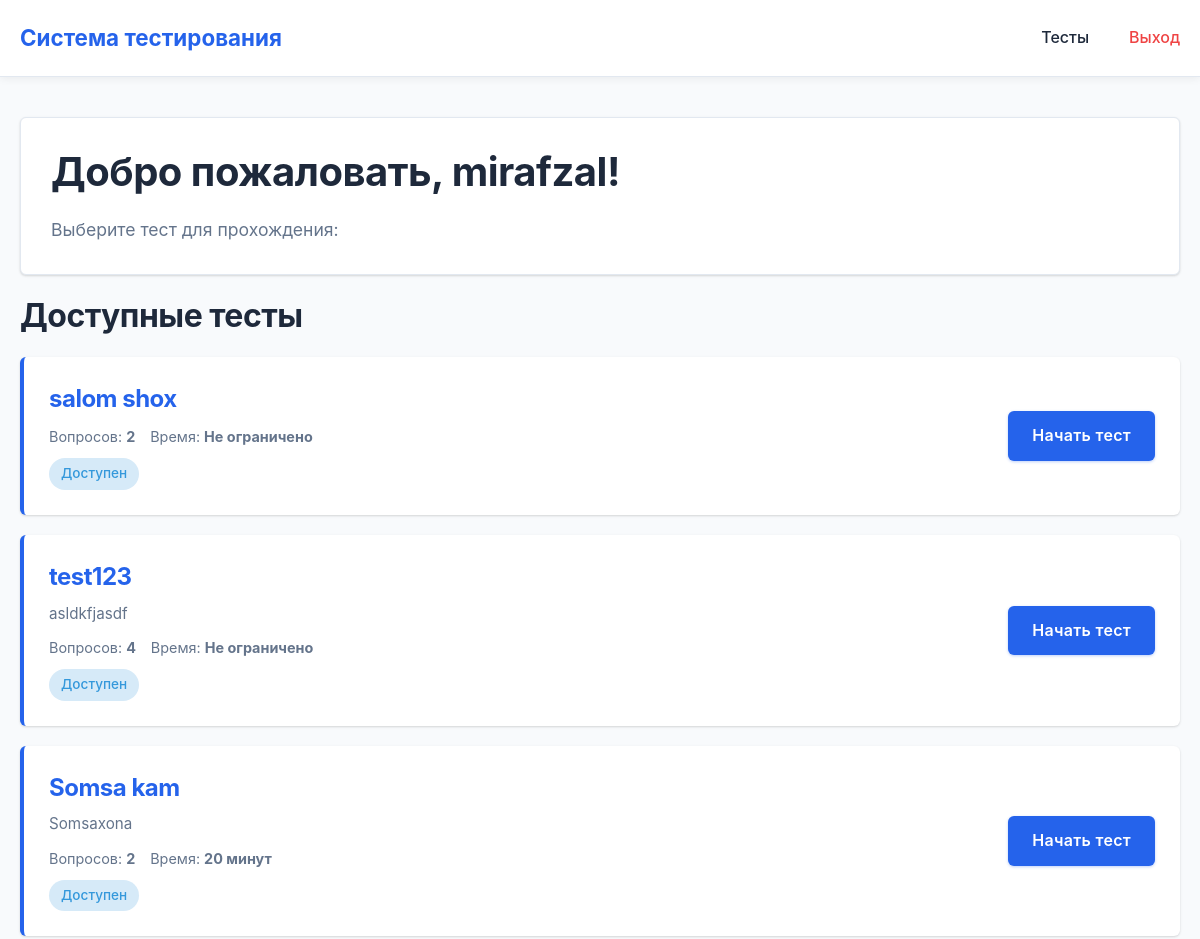
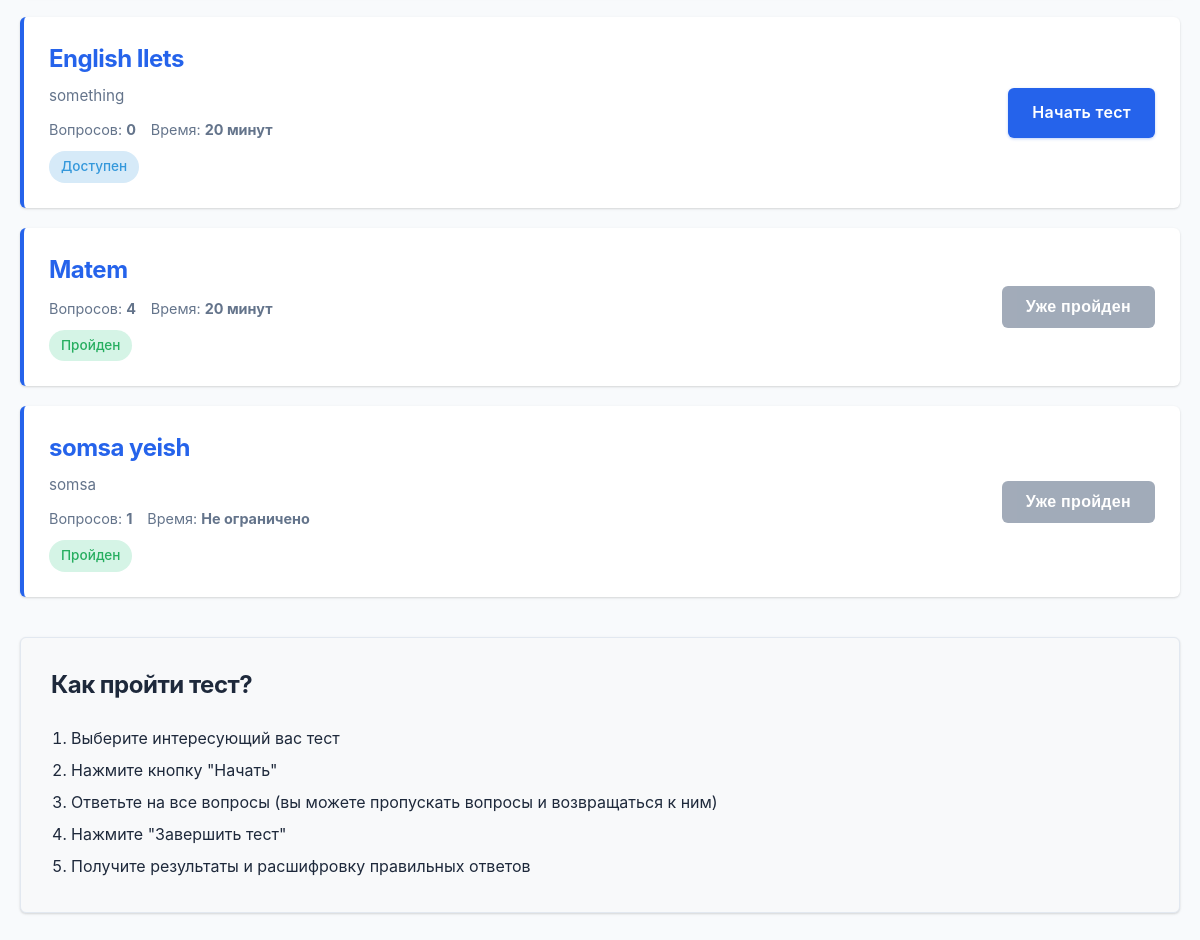
Page /tests/ (signed in) on the earlier database version (2 pictures, top to bottom).
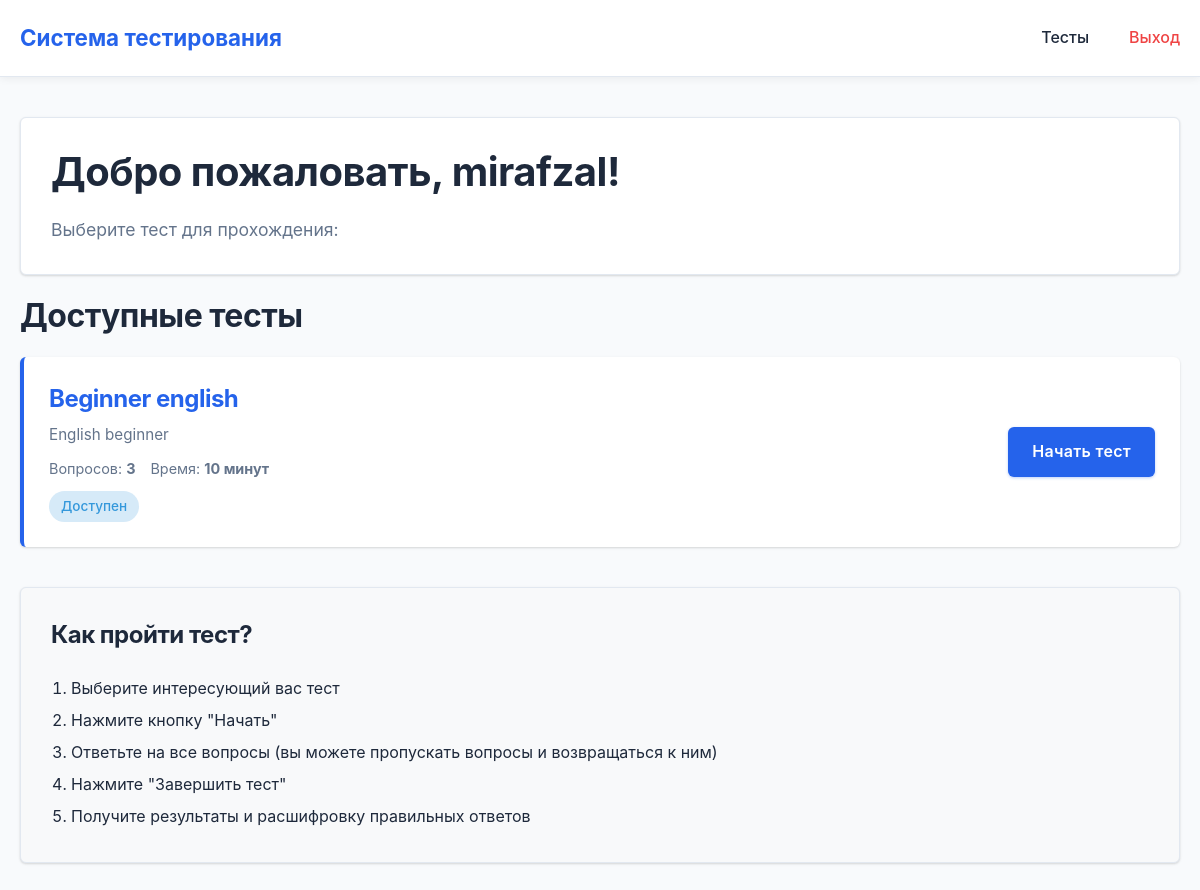
Same page on the later database version.
### test_pr/models.py (models this page shows, shortened)
class Participant(models.Model):
    first_name = models.CharField(max_length=100, verbose_name='Имя')
    last_name = models.CharField(max_length=100, verbose_name='Фамилия')
    created_at = models.DateTimeField(auto_now_add=True, verbose_name='Создан')
    class Meta:
        verbose_name = 'Участник'
        verbose_name_plural = 'Участники'
        ordering = ['-created_at']

class Test(models.Model):
    STATUS_CHOICES = [
        ('active', 'Активен'),
        ('inactive', 'Неактивен'),
    ]
    ANSWER_DISPLAY_CHOICES = [
        ('after_each', 'После каждого вопроса'),
        ('at_end', 'В конце теста'),
        ('never', 'Не показывать'),
    ]
    title = models.CharField(
        max_length=255,
        verbose_name='Название теста',
        help_text='Введите понятное название теста (например, "История России 10 класс")'
    )
    description = models.TextField(
        blank=True,
        null=True,
        verbose_name='Описание',
        help_text='Краткое описание теста для участников'
    )
    status = models.CharField(
        max_length=10,
        choices=STATUS_CHOICES,
        default='active',
        verbose_name='Статус',
        help_text='Активен - тест доступен участникам, Неактивен - скрыт'
    )
    show_answers = models.CharField(
        max_length=20,
        choices=ANSWER_DISPLAY_CHOICES,
        default='after_each',
        verbose_name='Показывать правильные ответы'
    )
    show_result = models.BooleanField(
        default=True,
        verbose_name='Показывать результат в конце'
    )
    timer_minutes = models.IntegerField(
        null=True,
        blank=True,
        validators=[MinValueValidator(1)],
        verbose_name='Таймер (в минутах)',
        help_text='Оставьте пусто для отсутствия ограничения по времени'
    )
    created_at = models.DateTimeField(auto_now_add=True, verbose_name='Создан')
    updated_at = models.DateTimeField(auto_now=True, verbose_name='Обновлён')
    class Meta:
        verbose_name = 'Тест'
        verbose_name_plural = 'Тесты'
        ordering = ['-created_at']

### test_pr/views.py (the view)
# urls.py: path('tests/', views.test_list, name='test_list'),
@require_http_methods(["GET"])
def test_list(request):
    participant_id = request.session.get('participant_id')
    if not participant_id:
        return redirect('register')
    try:
        participant = Participant.objects.get(id=participant_id)
    except Participant.DoesNotExist:
        request.session.flush()
        return redirect('register')
    tests = Test.objects.filter(status='active')
    completed_tests = TestResult.objects.filter(
        participant=participant
    ).values_list('test_id', flat=True)
    context = {
        'participant': participant,
        'tests': tests,
        'completed_tests': completed_tests,
    }
    return render(request, 'test_pr/test_list.html', context)

### test_pr/templates/test_pr/test_list.html (shortened to what this page needs)
{% extends 'test_pr/base.html' %}
{% block content %}
<div style="margin-bottom: 40px;">
    <div class="card">
        <h1>Добро пожаловать, {{ participant.first_name }}!</h1>
        <p style="color: var(--dark-gray); font-size: 1.1rem;">
            Выберите тест для прохождения:
        </p>
    </div>
    {% if not tests %}
    <div class="card">
        <div style="text-align: center; padding: 40px 0;">
            <h2 style="color: var(--dark-gray);">Нет доступных тестов</h2>
            <p style="margin-top: 10px; color: var(--dark-gray);">
                В данный момент нет активных тестов. Пожалуйста, попробуйте позже.
            </p>
        </div>
    </div>
    {% else %}
    <div style="margin-bottom: 40px;">
        <h2 style="margin-bottom: 20px;">Доступные тесты</h2>
        <ul class="test-list">
            {% for test in tests %}
            <li class="test-item">
                <div class="test-item-info" style="flex: 1;">
                    <h3 style="margin-bottom: 8px;">{{ test.title }}</h3>
                    {% if test.description %}
                    <p class="test-item-desc">{{ test.description }}</p>
                    {% endif %}
                    <div style="margin-top: 10px; display: flex; gap: 15px; flex-wrap: wrap;">
                        <span style="color: var(--dark-gray); font-size: 0.9rem;">
                            Вопросов: <strong>{{ test.questions.count }}</strong>
                        </span>
                        {% if test.timer_minutes %}
                        <span style="color: var(--dark-gray); font-size: 0.9rem;">
                            Время: <strong>{{ test.timer_minutes }} минут</strong>
                        </span>
                        {% else %}
                        <span style="color: var(--dark-gray); font-size: 0.9rem;">
                            Время: <strong>Не ограничено</strong>
                        </span>
                        {% endif %}
                    </div>
                    {% if test.id in completed_tests %}
                    <span class="test-item-status completed">Пройден</span>
                    {% else %}
                    <span class="test-item-status available">Доступен</span>
                    {% endif %}
                </div>
                <div style="display: flex; gap: 10px; flex-wrap: wrap;">
                    {% if test.id in completed_tests %}
                    <button class="btn btn-secondary" disabled>
                        Уже пройден
                    </button>
                    {% else %}
                    <a href="{% url 'take_test' test.id %}" class="btn btn-primary">
                        Начать тест
                    </a>
                    {% endif %}
                </div>
            </li>
            {% endfor %}
        </ul>
    </div>
    {% endif %}
    <div class="card" style="background-color: #f8f9fa;">
        <h3>Как пройти тест?</h3>
        <ol style="margin-left: 20px; line-height: 2;">
            <li>Выберите интересующий вас тест</li>
            <li>Нажмите кнопку "Начать"</li>
            <li>Ответьте на все вопросы (вы можете пропускать вопросы и возвращаться к ним)</li>
            <li>Нажмите "Завершить тест"</li>
            <li>Получите результаты и расшифровку правильных ответов</li>
        </ol>
    </div>
</div>
{% endblock %}

### test_pr/templates/test_pr/base.html (shortened to what this page needs)
{% load static %}
<!DOCTYPE html>
<html lang="ru">
<head>
    <link rel="stylesheet" href="{% static 'css/style.css' %}">
</head>
<body>
    {% block navbar %}
    <nav class="navbar">
        <div class="container">
            <div class="navbar-content">
                <a href="{% url 'register' %}" class="navbar-brand">Система тестирования</a>
                {% if request.session.participant_id %}
                <ul class="navbar-menu">
                    <li><a href="{% url 'test_list' %}">Тесты</a></li>
                    <li><a href="{% url 'logout' %}" style="color: var(--danger-color);">Выход</a></li>
                </ul>
                {% endif %}
            </div>
        </div>
    </nav>
    {% endblock %}
    <div class="container">
        {% block content %}{% endblock %}
    </div>
</body>
</html>

### static/css/style.css (style rules this page uses)
:root { --primary-color: #2563eb; --secondary-color: #1e293b; --success-color: #10b981; --danger-color: #ef4444; --warning-color: #f59e0b; --light-gray: #f1f5f9; --dark-gray: #64748b; --border-color: #e2e8f0; --border-radius: 6px; --shadow: 0 1px 3px rgba(0, 0, 0, 0.1), 0 1px 2px rgba(0, 0, 0, 0.06); --shadow-lg: 0 10px 15px -3px rgba(0, 0, 0, 0.1), 0 4px 6px -2px rgba(0, 0, 0, 0.05); --transition: all 0.2s ease; }
* { margin: 0; padding: 0; box-sizing: border-box; }
html { font-size: 16px; }
body { font-family: -apple-system, BlinkMacSystemFont, 'Segoe UI', Roboto, 'Helvetica Neue', Arial, sans-serif; background: #f8fafc; min-height: 100vh; color: var(--secondary-color); line-height: 1.6; }
.container { max-width: 1200px; margin: 0 auto; padding: 0 20px; }
.card { background: white; border-radius: var(--border-radius); border: 1px solid var(--border-color); box-shadow: var(--shadow); padding: 30px; margin-bottom: 20px; transition: var(--transition); }
h1, h2, h3, h4, h5, h6 { color: var(--secondary-color); margin-bottom: 20px; font-weight: 700; letter-spacing: -0.5px; }
h1 { font-size: 2.5rem; line-height: 1.2; }
h2 { font-size: 2rem; line-height: 1.3; }
h3 { font-size: 1.5rem; line-height: 1.4; }
.btn { padding: 12px 24px; border: none; border-radius: var(--border-radius); font-size: 1rem; font-weight: 600; cursor: pointer; transition: var(--transition); display: inline-block; text-align: center; text-decoration: none; vertical-align: middle; letter-spacing: 0.3px; }
.btn-primary { background-color: var(--primary-color); color: white; box-shadow: 0 1px 3px rgba(37, 99, 235, 0.3); }
.navbar { background: white; padding: 20px 0; box-shadow: 0 2px 8px rgba(0, 0, 0, 0.06); margin-bottom: 40px; border-bottom: 1px solid var(--border-color); }
.navbar-content { display: flex; justify-content: space-between; align-items: center; }
.navbar-brand { font-size: 1.4rem; font-weight: 700; color: var(--primary-color); text-decoration: none; transition: var(--transition); }
.navbar-menu { display: flex; gap: 20px; list-style: none; }
.navbar-menu a { color: var(--secondary-color); text-decoration: none; font-weight: 500; transition: var(--transition); }
.test-list { list-style: none; }
.test-item { background: white; border-radius: var(--border-radius); padding: 25px; margin-bottom: 20px; display: flex; justify-content: space-between; align-items: center; gap: 20px; box-shadow: var(--shadow); transition: var(--transition); border-left: 4px solid var(--primary-color); }
.test-item-info h3 { margin-bottom: 5px; color: var(--primary-color); }
.test-item-desc { color: var(--dark-gray); font-size: 0.95rem; }
.test-item-status { display: inline-block; padding: 5px 12px; border-radius: 20px; font-size: 0.85rem; font-weight: 500; margin-top: 10px; }
.test-item-status.available { background-color: #d6eaf8; color: #3498db; }

Differences in the rows shown:
removed Test: title "salom shox", questions.count "2", shows "Время:", shows "Доступен", shows "Начать тест"
removed Test: title "test123", description "asldkfjasdf", questions.count "4", shows "Время:", shows "Доступен", shows "Начать тест"
removed Test: title "Somsa kam", description "Somsaxona", questions.count "2", timer_minutes "20", shows "Доступен", shows "Начать тест"
removed Test: title "English Ilets", description "something", questions.count "0", timer_minutes "20", shows "Доступен", shows "Начать тест"
removed Test: title "Matem", questions.count "4", timer_minutes "20", shows "Пройден", shows "Уже пройден"
removed Test: title "somsa yeish", description "somsa", questions.count "1", shows "Время:", shows "Пройден", shows "Уже пройден"
added Test: title "Beginner english", description "English beginner", questions.count "3", timer_minutes "10", shows "Доступен", shows "Начать тест"
